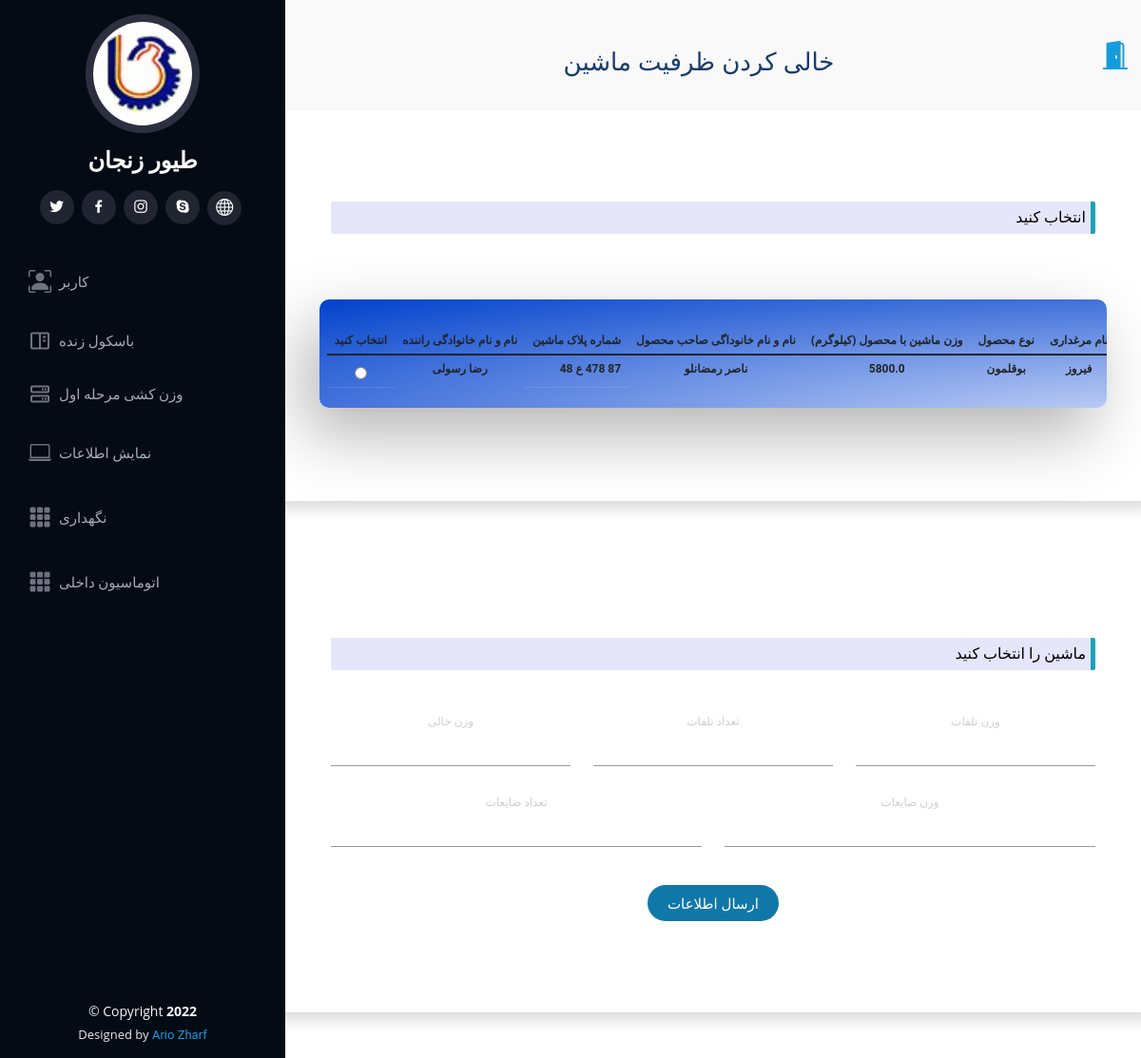
Before: /slaughter/capability/form/ (signed in) with the older database file.
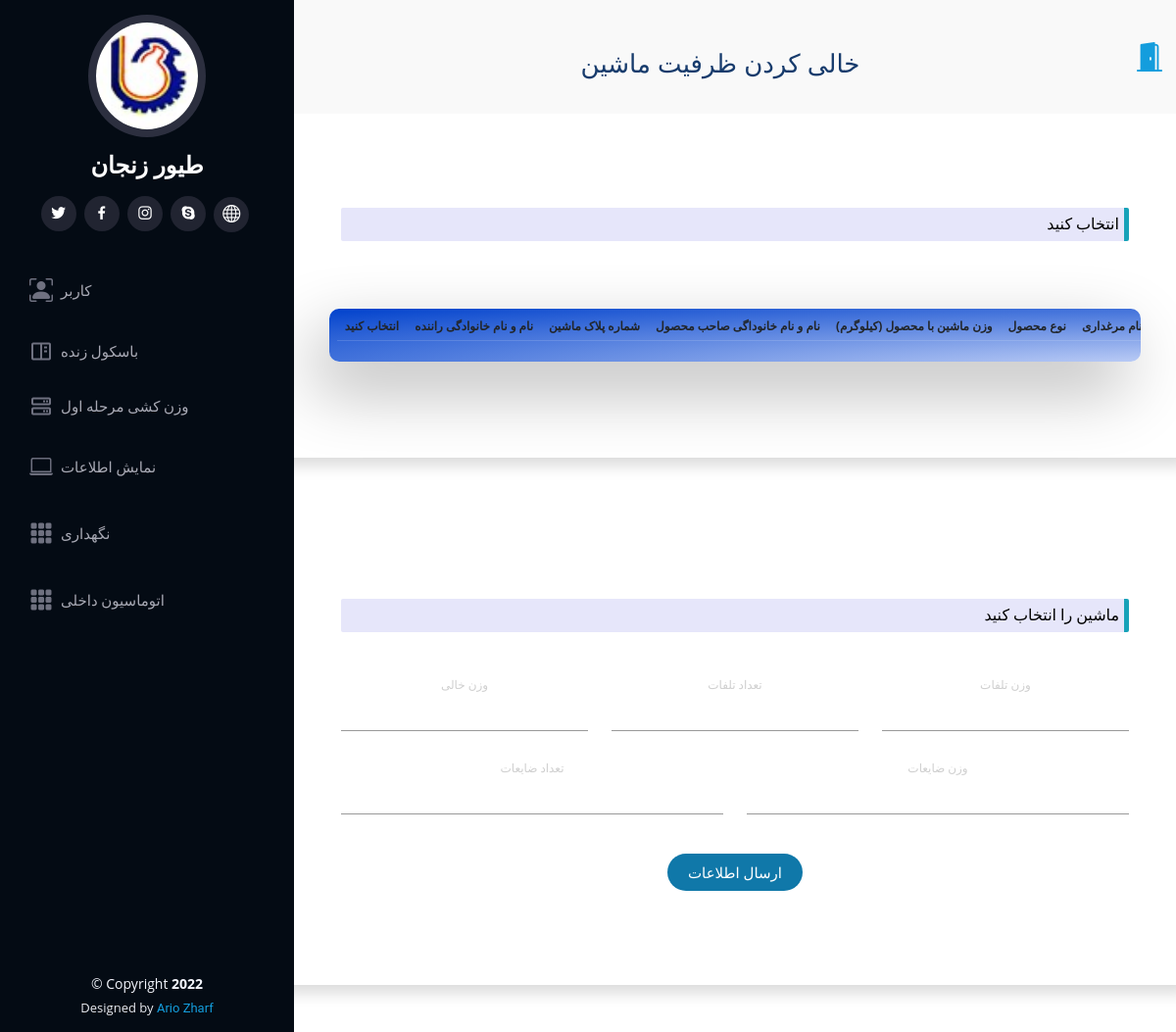
After: the same page with the newer database file.
### WareHouseApp/models.py (models this page shows, shortened)
class LiveWeighbridge(models.Model):
    live_weighbridge_id = models.CharField(default=str(uuid1().int), max_length=250, primary_key=True)
    final_weight = models.FloatField(null=True)
    car_weight = models.FloatField(null=True)
    car_empty = models.BooleanField(default=False)
    weighting_date = models.FloatField(default=time.time(), null=True)
    weighting_date_format = models.CharField(default=time.ctime(time.time()), max_length=30, null=True)
    type_of_lwb = (('O', "Order"),
                  ('W', "Weighting"),
                  ('R', "Reject"))
    lwb_category = models.CharField(max_length=1, choices=type_of_lwb, default='O')
    type_of_gender = (('C', "chicken"),
                      ('T', "turkey"),
                      ('Q', "quail"))
    product_category = models.CharField(max_length=1, choices=type_of_gender)
    slaughter_status = models.BooleanField(default=False)
    finish = models.BooleanField(default=False)
    avicultureـcity = models.CharField(max_length=25, default='-')
    avicultureـname = models.CharField(max_length=25, default='-')
    slaughter_start_date = models.FloatField(null=True)
    slaughter_start_date_format = models.CharField(max_length=30, null=True)
    slaughter_finish_date = models.FloatField(null=True)
    slaughter_finish_date_format = models.CharField(null=True, max_length=30)
    buy_price = models.IntegerField(null=True)
    order_weight = models.FloatField(default=0.0, null=True)
    cage_num = models.IntegerField(default=1, null=True)
    product_num_in_cage = models.IntegerField(default=1, null=True)
    losses_num = models.IntegerField(default=0, null=True)
    losses_weight = models.FloatField(default=0.0, null=True)
    victim_num = models.IntegerField(default=0, null=True)
    victim_weight = models.FloatField(default=0.0, null=True)
    Live_Weighbridge_Manager = models.ForeignKey(LiveWeighbridgeManager, on_delete=models.PROTECT, null=True)
    driver = models.ForeignKey(Driver, on_delete=models.PROTECT, null=True)
    car = models.ForeignKey(Car, on_delete=models.PROTECT, null=True)
    product_owner = models.ForeignKey(ProductOwner, on_delete=models.PROTECT, null=True)

class Driver(models.Model):
    name = models.CharField(max_length=25)
    last_name = models.CharField(max_length=25)
    phone_number = models.CharField(max_length=12)
    driver_id = models.CharField(default=str(uuid1().int), max_length=250, primary_key=True)
    car = models.ForeignKey(Car, on_delete=models.CASCADE, null=True)

class Car(models.Model):
    car_number = models.CharField(max_length=20)
    car_number1 = models.IntegerField(default=11)
    car_number2 = models.CharField(max_length=1, default='ع')
    car_number3 = models.IntegerField(default=111)
    car_number4 = models.IntegerField(default=87)
    live_product = models.BooleanField(default=True)
    car_type = models.CharField(max_length=25, default='-')
    car_id = models.CharField(default=str(uuid1().int), max_length=250, primary_key=True)
    product_owner = models.ForeignKey(ProductOwner, models.PROTECT, null=True)

class ProductOwner(models.Model):
    name = models.CharField(max_length=25)
    last_name = models.CharField(max_length=25)
    product_owner_id = models.CharField(default=str(uuid1().int), max_length=300, primary_key=True)

### WareHouseApp/views.py (the view)
# urls.py: re_path(r'^slaughter/capability/form/$', views.lwb_capability_form, name='Capability_Form'),
def lwb_capability_form(requests):
    if requests.user.is_authenticated:
        lwb_user_list = models.LiveWeighbridgeManager.objects.all().filter(username=requests.user.username)
        ceo_user_list = models.CEO.objects.all().filter(username=requests.user.username)
        if len(lwb_user_list) > 0 or len(ceo_user_list) or requests.user.is_superuser:
            slaughter_temp = loader.get_template('WareHouseApp/LiveWeighBridge_capability.html')
            context = {
                'lwb_list': models.LiveWeighbridge.objects.all().filter(car_empty=False),
                'request': requests
            }
            return HttpResponse(slaughter_temp.render(context))
        else:
            return HttpResponseRedirect(reverse('Error', args=["you can't access this page"]))
    else:
        return HttpResponseRedirect(reverse('Error', args=["you can't access this page"]))

### WareHouseApp/templates/WareHouseApp/LiveWeighBridge_capability.html (shortened to what this page needs)
{% extends 'WareHouseApp/main.html' %}
 {% load static %}
 {% block title%}
<h2 xmlns="http://www.w3.org/1999/html" xmlns="http://www.w3.org/1999/html">خالی کردن ظرفیت ماشین</h2>
 {% endblock %}
{% block content %}
<form action="{% url 'Capability_Slaughter' %}" method="post">
    <div class=" cont">
         <div class="row form sign-in shadow p-5 mb-5 bg-white rounded d-flex align-items-stretch">
             <div class="col-12 mt-5 mb-2">
                 <p class="partition" style="background-color: lavender;
                  border-radius: 2px;
                  border-right-style: solid;
                  border-right-color: #17a2b8;
                  border-right-width: 5px;
                  text-align: right;
                  padding-right: 10px;
                   padding: 5px;
                  color: black;">انتخاب کنید</p>
             </div>
             <div class="fresh-table full-color-blue badge filter badge-blue" style="    overflow: scroll;">
                      <table id="fresh-table" class="table">
                        <thead>
                          <th>انتخاب کنید</th>
                         <th data-field="name" data-sortable="true">نام و نام خانوادگی راننده</th>
                          <th data-field="salary" data-sortable="true">شماره پلاک ماشین</th>
                          <th data-field="country" data-sortable="true">نام و نام خانوداگی صاحب محصول</th>
                          <th>وزن ماشین با محصول (کیلوگرم)</th>
                          <th>نوع محصول</th>
                          <th>نام مرغداری</th>
                        </thead>
                        {% for slaughter in lwb_list %}
                        <label for="{{ slaughter.live_weighbridge_id}}">
                            <tbody>
                              <tr>
                                <td>
                                    <div class="radio">
                                         <label style="margin:0px;"><input type="radio" name="lwb_id" value="{{ slaughter.live_weighbridge_id}}" id="{{ slaughter.live_weighbridge_id}}"/></label>
                                    </div>
                                </td>
                                <td style="border-bottom:0px;" >{{ slaughter.driver.name }} {{ slaughter.driver.last_name }}</td>
                                <td style="text-align: right; " dir="rtl" >
                                    <span style="text-align: right; " dir="rtl">{{ slaughter.car.car_number4 }}</span>
                                    <span style="text-align: right; " dir="rtl">{{ slaughter.car.car_number3 }}</span>
                                    <span style="text-align: right; " dir="rtl">{{ slaughter.car.car_number2 }}</span>
                                    <span style="text-align: right; " dir="rtl">{{ slaughter.car.car_number1 }}</span>
                                </td>
                                <td style="border-bottom:0px;" >{{ slaughter.product_owner.name }} {{ slaughter.product_owner.last_name }}</td>
                                <td style="border-bottom:0px;" >{{ slaughter.final_weight }}</td>
                                  {% if slaughter.product_category == 'C' %}
                                    <td style="border-bottom:0px;">مرغ</td>
                                  {% elif slaughter.product_category == 'T' %}
                                    <td style="border-bottom:0px;">بوقلمون</td>
                                  {% elif slaughter.product_category == 'Q' %}
                                    <td style="border-bottom:0px;">بلدرچین</td>
                                  {% else %}
                                    <td style="border-bottom:0px;">-</td>
                                  {% endif %}
                                <td style="border-bottom:0px;" >{{ slaughter.avicultureـname }}</td>
                              </tr>
                            </tbody>
                        </label>
                          {% endfor %}
                      </table>
             </div>
            </div>
    <div class=" cont">
     <div class="row form sign-in shadow p-5 mb-5 bg-white rounded d-flex align-items-stretch">
           <div class="col-12 mt-5">
             <p class="partition" style="background-color: lavender;
              border-radius: 2px;
              border-right-style: solid;
              border-right-color: #17a2b8;
              border-right-width: 5px;
              text-align: right;
              padding-right: 10px;
              padding: 5px;
              color: black;">ماشین را انتخاب کنید</p>
          </div>
            <div class="col-4">
                 <label for="car_weight">
                    <span >وزن خالی </span>
                    <input type="text" id="car_weight" name="car_weight"/>
                 </label>
              </div>
                <div class="col-4">
                 <label for="losses_num">
                    <span >تعداد تلفات </span>
                    <input type="text" id="losses_num" name="losses_num"/>
                 </label>
              </div>
                <div class="col-4">
                 <label for="losses_weight">
                    <span >وزن تلفات </span>
                    <input type="text" id="losses_weight" name="losses_weight"/>
                 </label>
              </div>
                <div class="col-6">
                 <label for="victim_num">
                    <span >تعداد ضایعات </span>
                    <input type="text" id="victim_num" name="victim_num"/>
                 </label>
              </div>
                <div class="col-6">
                 <label for="victim_weight">
                    <span >وزن ضایعات </span>
                    <input type="text" id="victim_weight" name="victim_weight"/>
                 </label>
              </div>
                    <button type="submit" class="submit text-center col-2 p-2 mb-5">ارسال اطلاعات</button>
               </div>
            </div>
        </div>
</form>
{% endblock %}

### WareHouseApp/templates/WareHouseApp/main.html (shortened to what this page needs)
<!DOCTYPE html>
{% load static %}
<html lang="en">
<head>
  <link href="https://www.google.com/maps/place/%D8%B4%D8%B1%D9%83%D8%AA+%D9%84%D9%8A%D8%B2%D9%8A%D9%86%DA%AF+%D8%B5%D9%86%D8%B9%D8%AA+%D9%88+%D9%85%D8%B9%D8%AF%D9%86%E2%80%AD/@36.6651516,48.5017527,18z/data=!3m1!4b1!4m8!1m2!2m1!1z2LLZhtis2KfZhiDahtmH2KfYsdix2KfZhyDZhdi52YTZhQ!3m4!1s0x3ff610e998348c67:0x2e076c8b79698fbf!8m2!3d36.665225!4d48.5006824" rel="stylesheet">
  <link href="{% static 'WareHouseApp/vendor/aos/aos.css' %}" rel="stylesheet">
  <link href="{% static 'WareHouseApp/vendor/bootstrap/css/bootstrap.min.css' %}" rel="stylesheet">
  <link href="{% static 'WareHouseApp/vendor/bootstrap-icons/bootstrap-icons.css' %}" rel="stylesheet">
  <link href="{% static 'WareHouseApp/vendor/boxicons/css/boxicons.min.css' %}" rel="stylesheet">
  <link href="{% static 'WareHouseApp/vendor/glightbox/css/glightbox.min.css' %}" rel="stylesheet">
  <link href="{% static 'WareHouseApp/vendor/swiper/swiper-bundle.min.css' %}" rel="stylesheet">
  <link href="{% static  'WareHouseApp/assets/css/fresh-bootstrap-table.css' %}" rel="stylesheet" />
  <link href="{% static  'WareHouseApp/assets/css/demo.css' %}" rel="stylesheet" />
  <link href="{% static 'WareHouseApp/css/logincss.css' %}" rel="stylesheet">
  <link href="{% static 'WareHouseApp/css/style.css' %}" rel="stylesheet">
</head>
<body>
  <header id="header" style="overflow:scroll;">
    <div class="d-flex flex-column">
      <div class="profile">
        <img src="{% static 'WareHouseApp/img/arm.jpeg' %}" alt="" class="img-fluid rounded-circle">
        <h1 class="text-light"><a href="index.html">طیور زنجان</a></h1>
        <div class="social-links mt-3 text-center">
          <a href="#" class="twitter"><i class="bx bxl-twitter"></i></a>
          <a href="#" class="facebook"><i class="bx bxl-facebook"></i></a>
          <a href="https://instagram.com/tiyurzanjan.ir/" class="instagram"><i class="bx bxl-instagram"></i></a>
          <a href="#" class="google-plus"><i class="bx bxl-skype"></i></a>
          <a href="https://tiyurzanjan.ir/" class="linkedin"><i class="bi bi-globe"></i></a>
        </div>
      </div>
      <nav id="navbar" class="nav-menu navbar">
        <ul>
          {% if request.user.is_superuser %}
            <li><a href="{% url 'User_url' %}" class="nav-link scrollto"><i class="bi bi-person-bounding-box"></i> <span>کاربر {{ request.user.is_super_user }}</span></a></li>
          {% endif %}
          <li><a href="{% url 'live_WeighBridge' %}" class="nav-link scrollto"><i class="bx bx-book-content"></i> <span>باسکول زنده</span></a></li>
          <li><a href="{% url 'first_WeightLifting' %}" class="nav-link scrollto"><i class="bx bx-server"></i> <span>وزن کشی مرحله اول</span></a></li>
          <li><a href="{% url 'monitor_data' %}" class="nav-link scrollto"><i class="bi bi-laptop"></i> <span>نمایش اطلاعات</span></a></li>
          <li><a href="{% url 'task' %}" class="nav-link scrollto"><i class="bi bi-grid-3x3-gap-fill"></i> <span>نگهداری</span></a></li>
          <li><a href="{% url 'automation' %}" class="nav-link scrollto"><i class="bi bi-grid-3x3-gap-fill"></i> <span>اتوماسیون داخلی</span></a></li>
        </ul>
      </nav>
    </div>
  </header>
  <main id="main">
    <section class="breadcrumbs">
      <div class="container">
        <div class="d-flex justify-content-between align-items-center">
          {% block title %}{% endblock %}
          <ol>
            <li><a href="{% url 'LogOut' %}" class="bi bi-door-open-fill size-7 " style="font-size: 30px"></a></li>
          </ol>
        </div>
      </div>
    </section>
    {% block content %}
    {% endblock %}
  </main>
  <footer id="footer">
    <div class="container">
      <div class="copyright">
        &copy; Copyright <strong><span>2022</span></strong>
      </div>
      <div class="credits">
        Designed by <a href="https://bootstrapmade.com/">Ario Zharf</a>
      </div>
    </div>
  </footer>
</body>
</html>

Changed rows visible on the page:
removed LiveWeighbridge: driver.name "رضا", driver.last_name "رسولی", car.car_number4 "87", car.car_number3 "478", car.car_number2 "ع", car.car_number1 "48", product_owner.name "ناصر", product_owner.last_name "رمضانلو", final_weight "5800.0", product_category "بوقلمون", avicultureـname "فیروز"
